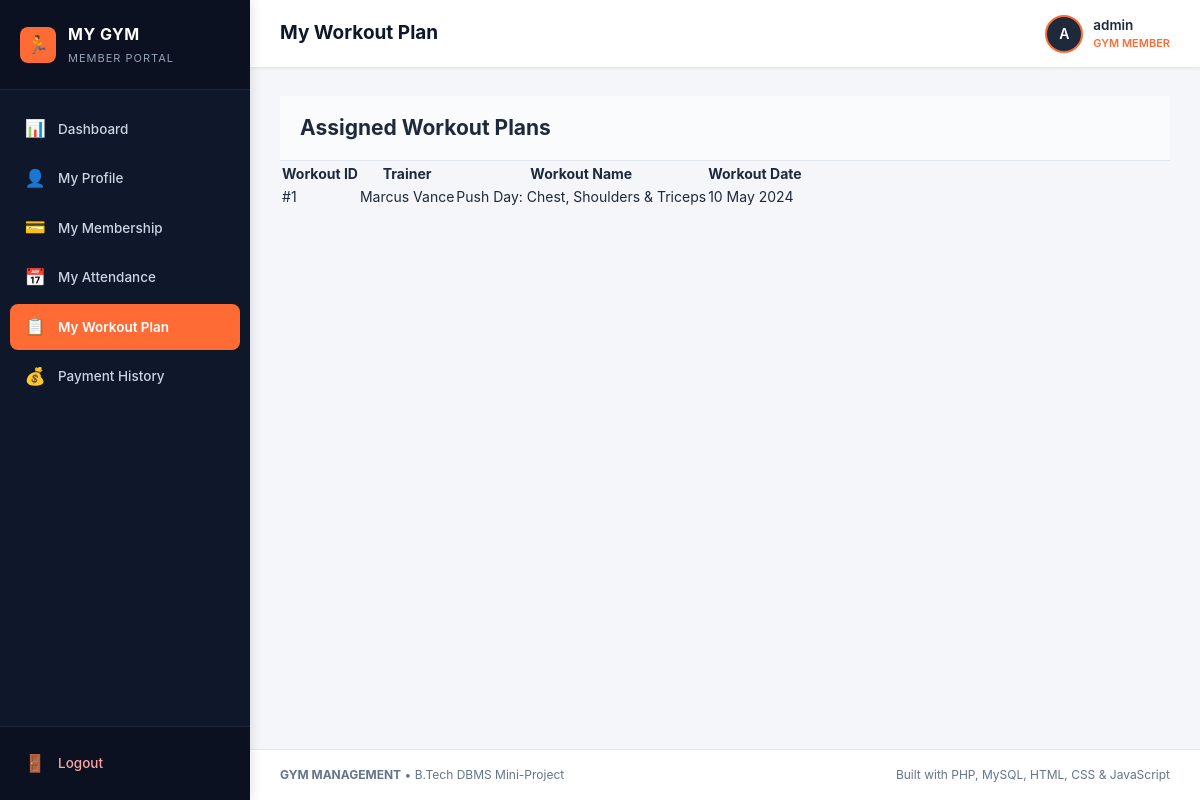
Page /user/workout.php (signed in) on the committed database.
### tables this page shows
CREATE TABLE IF NOT EXISTS `Workout_Plan` (
    `workout_id` INT AUTO_INCREMENT PRIMARY KEY,
    `member_id` INT NOT NULL,
    `trainer_id` INT NOT NULL,
    `workout_name` VARCHAR(100) NOT NULL,
    `workout_date` DATE NOT NULL,
    `created_at` TIMESTAMP DEFAULT CURRENT_TIMESTAMP,
    CONSTRAINT `fk_workout_member` 
        FOREIGN KEY (`member_id`) REFERENCES `Member`(`member_id`) 
        ON DELETE CASCADE ON UPDATE CASCADE,
    CONSTRAINT `fk_workout_trainer` 
        FOREIGN KEY (`trainer_id`) REFERENCES `Trainer`(`trainer_id`) 
        ON DELETE CASCADE ON UPDATE CASCADE
);

CREATE TABLE IF NOT EXISTS `Trainer` (
    `trainer_id` INT AUTO_INCREMENT PRIMARY KEY,
    `name` VARCHAR(100) NOT NULL,
    `phone` VARCHAR(15) NOT NULL,
    `specialization` VARCHAR(100) NOT NULL,
    `salary` DECIMAL(10,2) NOT NULL,
    `created_at` TIMESTAMP DEFAULT CURRENT_TIMESTAMP
);

### db.php (called while the page is built, shortened)
<?php
function format_date($date_str) {
    return date("d M Y", strtotime($date_str));
}
?>

### user/workout.php (the view, shortened to what this page needs)
<?php
require_once __DIR__ . '/user_header.php';
$member_id = $_SESSION['member_id'];
$stmt = $conn->prepare("SELECT w.workout_id, w.workout_name, w.workout_date, t.name as trainer_name FROM Workout_Plan w JOIN Trainer t ON w.trainer_id = t.trainer_id WHERE w.member_id = ? ORDER BY w.workout_date DESC");
$stmt->bind_param("i", $member_id);
$stmt->execute();
$result = $stmt->get_result();
?>
<div class="card">
    <div class="card-header">
        <h2>Assigned Workout Plans</h2>
    </div>
    <div class="card-body">
        <table class="table">
            <thead>
                <tr>
                    <th>Workout ID</th>
                    <th>Trainer</th>
                    <th>Workout Name</th>
                    <th>Workout Date</th>
                </tr>
            </thead>
            <tbody>
                <?php while($row = $result->fetch_assoc()): ?>
                <tr>
                    <td>#<?php echo $row['workout_id']; ?></td>
                    <td><?php echo htmlspecialchars($row['trainer_name']); ?></td>
                    <td><?php echo htmlspecialchars($row['workout_name']); ?></td>
                    <td><?php echo format_date($row['workout_date']); ?></td>
                </tr>
                <?php endwhile; ?>
            </tbody>
        </table>
    </div>
</div>
<?php require_once '../footer.php'; ?>

### css/style.css (style rules this page uses)
:root { --primary-navy: #0f172a; --navy-light: #1e293b; --navy-hover: #334155; --accent-orange: #ff6b35; --accent-orange-hover: #e85924; --accent-orange-light: #fff0eb; --bg-light: #f4f6f9; --card-bg: #ffffff; --text-primary: #1e293b; --text-secondary: #64748b; --text-muted: #94a3b8; --border-color: #e2e8f0; --sidebar-width: 250px; --header-height: 68px; --color-success: #10b981; --color-success-bg: #ecfdf5; --color-danger: #ef4444; --color-danger-bg: #fef2f2; --color-warning: #f59e0b; --color-warning-bg: #fffbeb; --color-info: #0284c7; --color-info-bg: #f0f9ff; --radius-sm: 4px; --radius-md: 8px; --radius-lg: 12px; --shadow-sm: 0 1px 3px rgba(0, 0, 0, 0.05); --shadow-md: 0 4px 6px -1px rgba(0, 0, 0, 0.06), 0 2px 4px -1px rgba(0, 0, 0, 0.04); }
* { margin: 0; padding: 0; box-sizing: border-box; font-family: -apple-system, BlinkMacSystemFont, "Segoe UI", Roboto, "Helvetica Neue", Arial, sans-serif; }
body { background-color: var(--bg-light); color: var(--text-primary); min-height: 100vh; font-size: 14px; line-height: 1.5; }
.card-header { padding: 16px 20px; border-bottom: 1px solid var(--border-color); display: flex; align-items: center; justify-content: space-between; background-color: #fafbfc; }
.card-body { padding: 0; }

### rows in the picture
workout_plan: workout_id "1", trainer.name "Marcus Vance", workout_name "Push Day: Chest, Shoulders & Triceps", workout_date "10 May 2024"

### other values in the picture
$page_title "My Workout Plan"
substr($member_name, 0, 1) "A"
$member_name "admin"
